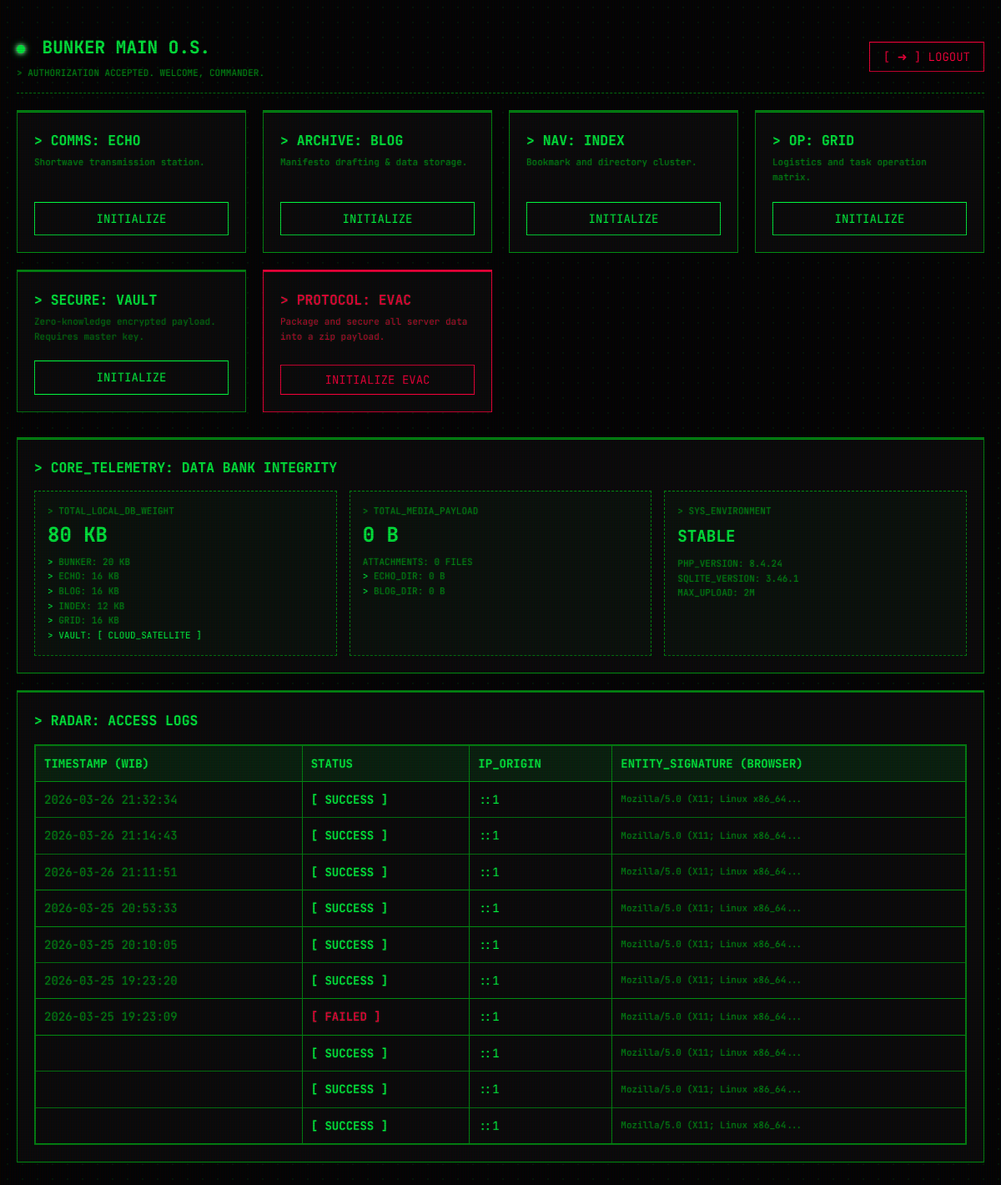
/bunker/dashboard.php (signed in), run on an earlier commit of the app's database.
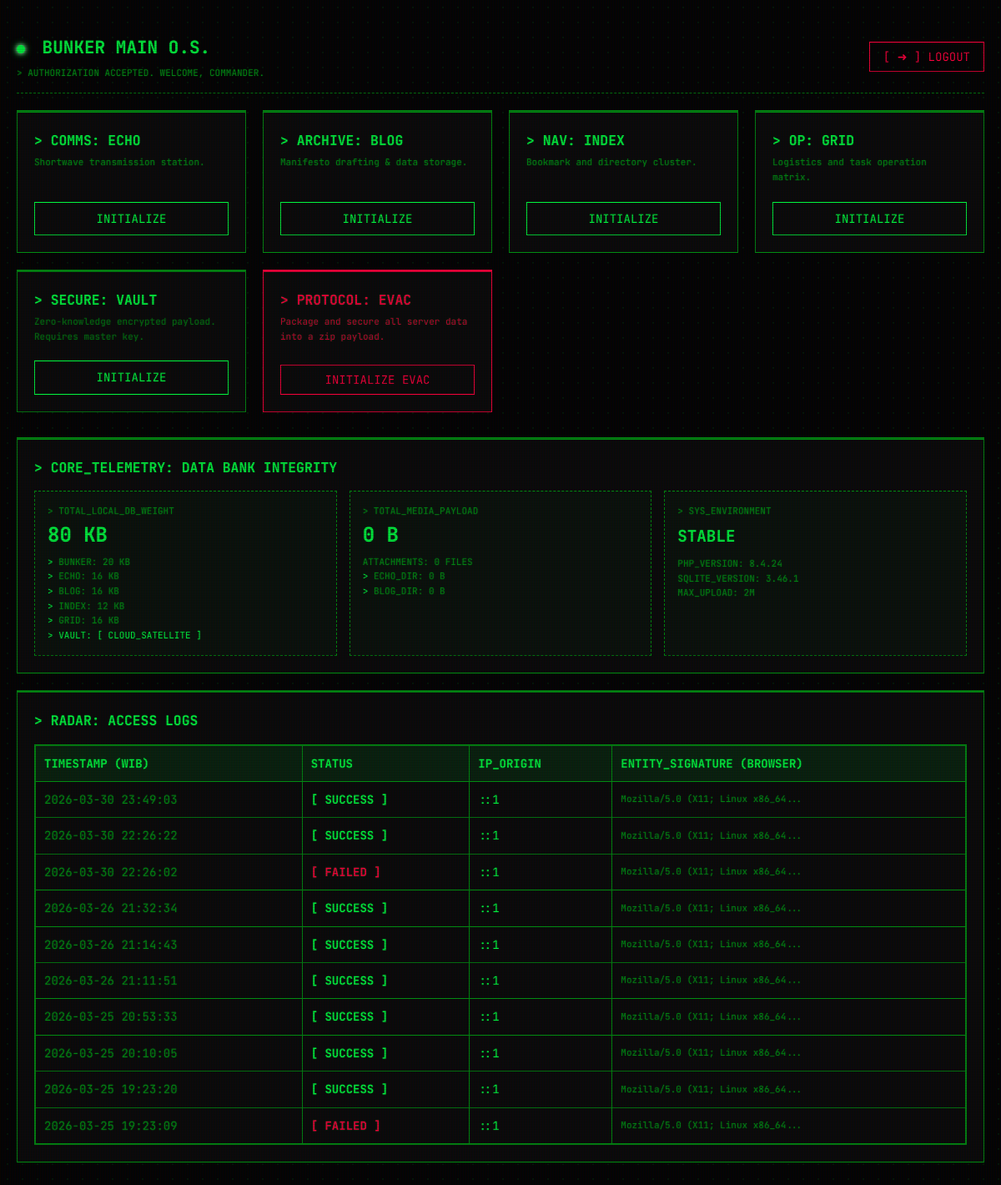
And on a later commit of the database.
### tables this page shows
CREATE TABLE access_logs (
        id INTEGER PRIMARY KEY AUTOINCREMENT,
        ip_address TEXT,
        user_agent TEXT,
        status TEXT,
        created_at DATETIME
    );

### bunker/dashboard.php (the view, shortened to what this page needs)
<?php
function formatBytes($bytes, $precision = 2) {
    $units = ['B', 'KB', 'MB', 'GB', 'TB']; $bytes = max($bytes, 0);
    $pow = floor(($bytes ? log($bytes) : 0) / log(1024)); $pow = min($pow, count($units) - 1);
    $bytes /= (1 << (10 * $pow)); return round($bytes, $precision) . ' ' . $units[$pow];
}
function getDirStats($dir) {
    $size = 0; $count = 0;
    return ['size' => $size, 'count' => $count];
}
$basePath = realpath(__DIR__ . '/..');
$bunker_db_size = file_exists(__DIR__ . '/bunker_data.sqlite') ? filesize(__DIR__ . '/bunker_data.sqlite') : 0;
$echo_db_size = file_exists($basePath . '/echo/echo_data.sqlite') ? filesize($basePath . '/echo/echo_data.sqlite') : 0;
$blog_db_size = file_exists($basePath . '/blog/blog_data.sqlite') ? filesize($basePath . '/blog/blog_data.sqlite') : 0;
$index_db_size = file_exists($basePath . '/index/index_data.sqlite') ? filesize($basePath . '/index/index_data.sqlite') : 0;
$grid_db_size = file_exists($basePath . '/grid/grid_data.sqlite') ? filesize($basePath . '/grid/grid_data.sqlite') : 0;
$total_db_size = $bunker_db_size + $echo_db_size + $blog_db_size + $index_db_size + $grid_db_size;
$echo_media = getDirStats($basePath . '/echo/uploads');
$blog_media = getDirStats($basePath . '/blog/uploads');
$total_media_size = $echo_media['size'] + $blog_media['size'];
$total_media_count = $echo_media['count'] + $blog_media['count'];
$db_file = __DIR__ . '/bunker_data.sqlite';
try {
    $pdo = new PDO("sqlite:" . $db_file);
    $stmt = $pdo->query("SELECT * FROM access_logs ORDER BY created_at DESC LIMIT 10");
    $logs = $stmt->fetchAll(PDO::FETCH_ASSOC);
} catch (PDOException $e) { $logs = []; }
?>
<!doctype html>
<html lang="en">
<head>
    <link rel="stylesheet" href="../assets/terminal.css">
</head>
<body class="t-crt">
    <div class="t-container-fluid">
        <div class="d-flex justify-content-between align-items-center mb-4" style="border-bottom: 1px dashed var(--t-green-dim); padding-bottom: 15px; margin-top: 20px;">
            <div>
                <h2 class="mb-0 text-success"><span class="t-led-dot t-led-green"></span> BUNKER MAIN O.S.</h2>
                <div class="text-muted fs-small mt-1">> AUTHORIZATION ACCEPTED. WELCOME, COMMANDER.</div>
            </div>
            <form method="POST" class="m-0">
                <button type="submit" class="t-btn danger" title="Sever Connection">[ ➜ ] LOGOUT</button>
            </form>
        </div>
        <div class="dashboard-grid">
            <div class="t-card mb-0 d-flex flex-column justify-content-between">
                <div>
                    <h3 class="mb-1 text-success">> COMMS: ECHO</h3>
                    <p class="text-muted fs-small mb-4">Shortwave transmission station.</p>
                </div>
                <a href="../echo/index.php" class="t-btn t-btn-block">INITIALIZE</a>
            </div>
            <div class="t-card mb-0 d-flex flex-column justify-content-between">
                <div>
                    <h3 class="mb-1 text-success">> ARCHIVE: BLOG</h3>
                    <p class="text-muted fs-small mb-4">Manifesto drafting & data storage.</p>
                </div>
                <a href="blog_manager.php" class="t-btn t-btn-block">INITIALIZE</a>
            </div>
            <div class="t-card mb-0 d-flex flex-column justify-content-between">
                <div>
                    <h3 class="mb-1 text-success">> NAV: INDEX</h3>
                    <p class="text-muted fs-small mb-4">Bookmark and directory cluster.</p>
                </div>
                <a href="../index/index.php" class="t-btn t-btn-block">INITIALIZE</a>
            </div>
            <div class="t-card mb-0 d-flex flex-column justify-content-between">
                <div>
                    <h3 class="mb-1 text-success">> OP: GRID</h3>
                    <p class="text-muted fs-small mb-4">Logistics and task operation matrix.</p>
                </div>
                <a href="../grid/index.php" class="t-btn t-btn-block">INITIALIZE</a>
            </div>
            <div class="t-card mb-0 d-flex flex-column justify-content-between">
                <div>
                    <h3 class="mb-1 text-success">> SECURE: VAULT</h3>
                    <p class="text-muted fs-small mb-4" style="opacity: 0.8;">Zero-knowledge encrypted payload. Requires master key.</p>
                </div>
                <a href="../vault/index.php" class="t-btn t-btn-block">INITIALIZE</a>
            </div>
            <div class="t-card danger mb-0 d-flex flex-column justify-content-between">
                <div>
                    <h3 class="mb-1 text-danger">> PROTOCOL: EVAC</h3>
                    <p class="text-danger fs-small mb-4" style="opacity: 0.8;">Package and secure all server data into a zip payload.</p>
                </div>
                <form method="POST" onsubmit="return confirm('WARNING: Initiating full system data download. Proceed?');" class="m-0">
                    <button type="submit" class="t-btn danger t-btn-block w-100">INITIALIZE EVAC</button>
                </form>
            </div>
        </div>
        <div class="t-card mb-4">
            <h3 class="mb-3 text-success">> CORE_TELEMETRY: DATA BANK INTEGRITY</h3>
            <div class="telemetry-grid">
                <div class="telemetry-item">
                    <div class="text-muted fs-small">> TOTAL_LOCAL_DB_WEIGHT</div>
                    <div class="telemetry-val"><?= formatBytes($total_db_size) ?></div>
                    <div class="fs-small text-muted" style="line-height: 1.6;">
                        <span class="text-success">></span> BUNKER: <?= formatBytes($bunker_db_size) ?><br>
                        <span class="text-success">></span> ECHO: <?= formatBytes($echo_db_size) ?><br>
                        <span class="text-success">></span> BLOG: <?= formatBytes($blog_db_size) ?><br>
                        <span class="text-success">></span> INDEX: <?= formatBytes($index_db_size) ?><br>
                        <span class="text-success">></span> GRID: <?= formatBytes($grid_db_size) ?><br>
                        <span class="text-success">> VAULT: [ CLOUD_SATELLITE ]</span>
                    </div>
                </div>
                <div class="telemetry-item">
                    <div class="text-muted fs-small">> TOTAL_MEDIA_PAYLOAD</div>
                    <div class="telemetry-val"><?= formatBytes($total_media_size) ?></div>
                    <div class="fs-small text-muted" style="line-height: 1.6;">
                        ATTACHMENTS: <?= $total_media_count ?> FILES<br>
                        <span class="text-success">></span> ECHO_DIR: <?= formatBytes($echo_media['size']) ?><br>
                        <span class="text-success">></span> BLOG_DIR: <?= formatBytes($blog_media['size']) ?>
                    </div>
                </div>
                <div class="telemetry-item">
                    <div class="text-muted fs-small">> SYS_ENVIRONMENT</div>
                    <div class="telemetry-val" style="font-size: 1.2rem; padding-top: 5px;">STABLE</div>
                    <div class="fs-small mt-2 text-muted" style="line-height: 1.6;">
                        PHP_VERSION: <?= phpversion() ?><br>
                        SQLITE_VERSION: <?= $pdo->query('select sqlite_version()')->fetchColumn() ?><br>
                        MAX_UPLOAD: <?= ini_get('upload_max_filesize') ?>
                    </div>
                </div>
            </div>
        </div>
        <div class="t-card mb-5">
            <h3 class="mb-3 text-success">> RADAR: ACCESS LOGS</h3>
            <div class="t-table-wrapper mb-0">
                <table class="t-table">
                    <thead>
                        <tr>
                            <th>TIMESTAMP (WIB)</th>
                            <th>STATUS</th>
                            <th>IP_ORIGIN</th>
                            <th>ENTITY_SIGNATURE (Browser)</th>
                        </tr>
                    </thead>
                    <tbody>
                        <?php if (count($logs) > 0): ?>
                            <?php foreach ($logs as $log): ?>
                                <tr>
                                    <td class="text-muted"><?= htmlspecialchars($log['created_at'] ?? '') ?></td>
                                    <td class="font-bold <?= ($log['status'] ?? '') === 'SUCCESS' ? 'text-success' : 'text-danger' ?>">
                                        [ <?= htmlspecialchars($log['status'] ?? 'UNKNOWN') ?> ]
                                    </td>
                                    <td><?= htmlspecialchars($log['ip_address'] ?? 'UNKNOWN_IP') ?></td>
                                    <td class="text-muted fs-small" title="<?= htmlspecialchars($log['user_agent'] ?? 'UNKNOWN_ENTITY') ?>">
                                        <?= substr(htmlspecialchars($log['user_agent'] ?? 'UNKNOWN_ENTITY'), 0, 30) ?>...
                                    </td>
                                </tr>
                            <?php endforeach; ?>
                        <?php else: ?>
                            <tr><td colspan="4" class="text-center text-muted">RADAR CLEAR. NO ENTITIES DETECTED.</td></tr>
                        <?php endif; ?>
                    </tbody>
                </table>
            </div>
        </div>
    </div>
</body>
</html>

### assets/terminal.css (style rules this page uses)
:root { --bg-base: #030303; --bg-surface: #0a0a0a; --t-green: #00ff41; --t-green-dim: #008f11; --t-red: #ff003c; --t-yellow: #ffcc00; --t-yellow-dim: #b38f00; --t-font: 'JetBrains Mono', 'Courier New', monospace; }
* { box-sizing: border-box; margin: 0; padding: 0; }
body { background-color: var(--bg-base); background-image: radial-gradient(rgba(0, 255, 65, 0.08) 1px, transparent 1px); background-size: 18px 18px; background-position: 0 0; color: var(--t-green); font-family: var(--t-font); font-size: 14px; line-height: 1.6; overflow-x: hidden; min-height: 100vh; text-shadow: 0 0 2px rgba(0, 255, 65, 0.3); }
body.t-crt::after { content: " "; display: block; position: fixed; top: 0; left: 0; bottom: 0; right: 0; background: linear-gradient(rgba(18, 16, 16, 0) 50%, rgba(0, 0, 0, 0.25) 50%), linear-gradient(90deg, rgba(255, 0, 0, 0.06), rgba(0, 255, 0, 0.02), rgba(0, 0, 255, 0.06)); z-index: 100000; background-size: 100% 2px, 3px 100%; pointer-events: none; }
.d-flex { display: flex !important; }
.flex-column { flex-direction: column !important; }
.justify-content-between { justify-content: space-between !important; }
.align-items-center { align-items: center !important; }
.w-100 { width: 100% !important; }
.m-0 { margin: 0 !important; }
.mb-0 { margin-bottom: 0 !important; }
.mt-1 { margin-top: 5px !important; }
.mt-2 { margin-top: 10px !important; }
.mb-1 { margin-bottom: 5px !important; }
.mb-3 { margin-bottom: 15px !important; }
.mb-4 { margin-bottom: 20px !important; }
.mb-5 { margin-bottom: 30px !important; }
.text-muted { color: var(--t-green-dim) !important; }
.text-danger { color: var(--t-red) !important; }
.text-success { color: var(--t-green) !important; }
.font-bold { font-weight: bold !important; }
.fs-small { font-size: 11px !important; }
.t-container-fluid { width: 100%; max-width: 1200px; margin: 0 auto; padding: 20px; }
.t-card { background-color: var(--bg-surface); border: 1px solid var(--t-green-dim); padding: 20px; margin-bottom: 20px; border-top: 3px solid var(--t-green-dim); position: relative; transition: box-shadow 0.3s ease; }
.t-card.danger { border-color: var(--t-red); border-top-color: var(--t-red); background-color: var(--bg-surface); color: var(--t-red); }
.t-btn { display: inline-flex; align-items: center; justify-content: center; background: transparent; color: var(--t-green); border: 1px solid var(--t-green); padding: 8px 16px; font-family: inherit; font-size: 14px; text-transform: uppercase; cursor: pointer; text-decoration: none; transition: all 0.2s ease; border-radius: 0; }
.t-btn.danger { color: var(--t-red); border-color: var(--t-red); }
.t-btn-block { display: flex; width: 100%; }
.t-table-wrapper { width: 100%; overflow-x: auto; -webkit-overflow-scrolling: touch; border: 1px solid var(--t-green-dim); margin-bottom: 20px; }
.t-table { width: 100%; border-collapse: collapse; white-space: nowrap; }
.t-table th, .t-table td { border: 1px solid var(--t-green-dim); padding: 10px; text-align: left; }
.t-table th { background-color: rgba(0, 255, 65, 0.1); text-transform: uppercase; }
.t-led-dot { display: inline-block; width: 10px; height: 10px; border-radius: 50%; margin-right: 8px; position: relative; }
.t-led-green { background-color: var(--t-green); box-shadow: 0 0 10px var(--t-green), 0 0 5px #fff; animation: t-led-pulse 2s infinite; }

### bunker/dashboard.php (style rules this page uses)
.dashboard-grid { display: grid; grid-template-columns: repeat(auto-fit, minmax(220px, 1fr)); gap: 20px; margin-bottom: 30px; }
.telemetry-grid { display: grid; grid-template-columns: repeat(auto-fit, minmax(200px, 1fr)); gap: 15px; }
.telemetry-val { font-size: 1.5rem; font-weight: bold; color: var(--t-green); margin-bottom: 5px; }
.telemetry-item { background: rgba(0, 255, 65, 0.03); border: 1px dashed var(--t-green-dim); padding: 15px; transition: 0.2s; }

What changed in the data, as far as the page shows it:
no longer on this page (row unchanged): access_logs: status "SUCCESS", ip_address "::1", user_agent "Mozilla/5.0 (X11; Linux x86_64"
no longer on this page (row unchanged): access_logs: status "SUCCESS", ip_address "::1", user_agent "Mozilla/5.0 (X11; Linux x86_64"
no longer on this page (row unchanged): access_logs: status "SUCCESS", ip_address "::1", user_agent "Mozilla/5.0 (X11; Linux x86_64"
added access_logs: created_at "2026-03-30 23:49:03", status "SUCCESS", ip_address "::1", user_agent "Mozilla/5.0 (X11; Linux x86_64"
added access_logs: created_at "2026-03-30 22:26:22", status "SUCCESS", ip_address "::1", user_agent "Mozilla/5.0 (X11; Linux x86_64"
added access_logs: created_at "2026-03-30 22:26:02", status "FAILED", ip_address "::1", user_agent "Mozilla/5.0 (X11; Linux x86_64"
